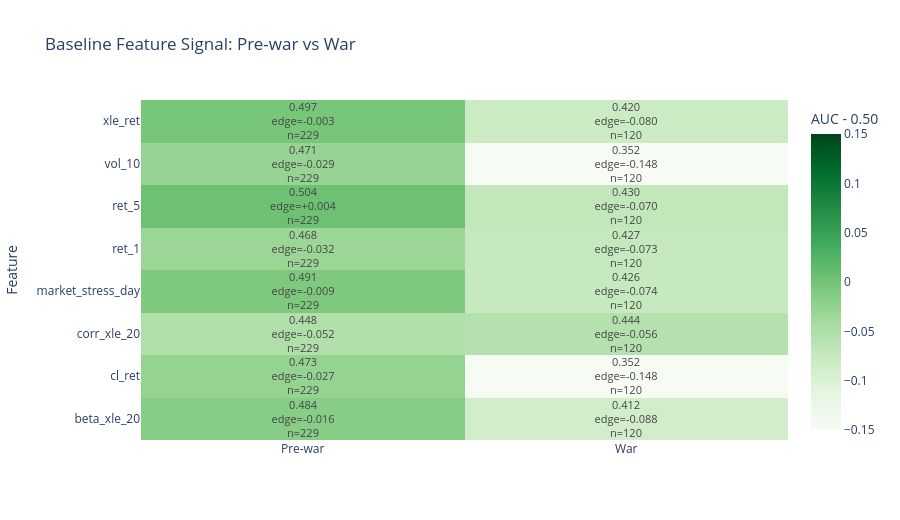

The cell this chart's notebook holds for it:
### Markdown cell above
### Baseline Standalone Signal

Before looking at what the network weights, it helps to see what the baseline features can do alone. This is a signed standalone-edge view. A negative value does not mean the feature is useless; it means the feature points in the opposite direction and can still help once the model learns that sign.

### Code cell
# Show which baseline features carry standalone directional information before and during war.
plot_feature_heatmap(
    plotworthy_feature_signal[plotworthy_feature_signal['model'] == 'Baseline panel'],
    'Baseline Feature Signal: Pre-war vs War',
    color_scale='Greens',
)

### Figure 1 — Plotly figure (JSON) as saved in the notebook; plotly's stock layout.template omitted (floating-point values rounded to 4 significant figures)
{"data": [{"colorbar": {"title": {"text": "AUC - 0.50"}}, "colorscale": [[0, "rgb(247,252,245)"], [0.125, "rgb(229,245,224)"], [0.25, "rgb(199,233,192)"], [0.375, "rgb(161,217,155)"], [0.5, "rgb(116,196,118)"], [0.625, "rgb(65,171,93)"], [0.75, "rgb(35,139,69)"], [0.875, "rgb(0,109,44)"], [1, "rgb(0,68,27)"]], "hovertemplate": "Feature=%{y}<br>Period=%{x}<br>AUC=%{text}<extra></extra>", "text": [["0.484<br>edge=-0.016<br>n=229", "0.412<br>edge=-0.088<br>n=120"], ["0.473<br>edge=-0.027<br>n=229", "0.352<br>edge=-0.148<br>n=120"], ["0.448<br>edge=-0.052<br>n=229", "0.444<br>edge=-0.056<br>n=120"], ["0.491<br>edge=-0.009<br>n=229", "0.426<br>edge=-0.074<br>n=120"], ["0.468<br>edge=-0.032<br>n=229", "0.427<br>edge=-0.073<br>n=120"], ["0.504<br>edge=+0.004<br>n=229", "0.430<br>edge=-0.070<br>n=120"], ["0.471<br>edge=-0.029<br>n=229", "0.352<br>edge=-0.148<br>n=120"], ["0.497<br>edge=-0.003<br>n=229", "0.420<br>edge=-0.080<br>n=120"]], "textfont": {"size": 11}, "texttemplate": "%{text}", "type": "heatmap", "x": ["Pre-war", "War"], "y": ["beta_xle_20", "cl_ret", "corr_xle_20", "market_stress_day", "ret_1", "ret_5", "vol_10", "xle_ret"], "z": [[-0.01567, -0.08767], [-0.02737, -0.1481], [-0.05249, -0.05612], [-0.008762, -0.07417], [-0.03219, -0.07261], [0.004246, -0.07033], [-0.02926, -0.1479], [-0.002972, -0.07985]], "zmax": 0.15, "zmin": -0.15}], "layout": {"height": 520, "title": {"text": "Baseline Feature Signal: Pre-war vs War"}, "xaxis": {"title": {"text": ""}}, "yaxis": {"title": {"text": "Feature"}}}}
